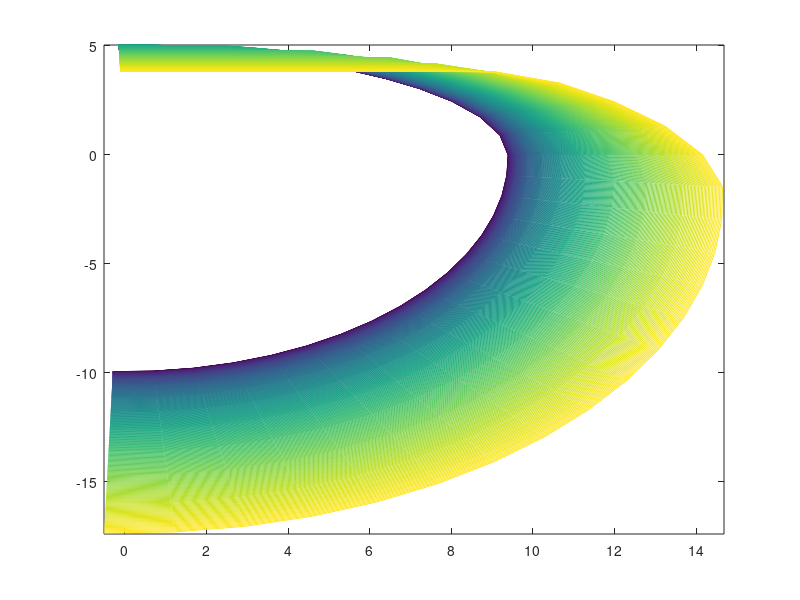

This figure's MATLAB source: (Note: this script raises an error after producing the figure.)
%Loading the GGV Diagram Data
load GGV5_Acc_Brake.mat

figure(1)
[c,h] = contour(X,Y,Z,290);

contourTable = getContourLineCoordinates(c);
[max_lat_Acc,~] = max(abs(contourTable.X));
[max_lon_Acc,~] = max(contourTable.Y);
[min_lon_Acc,~] = min(contourTable.Y);

Cd_front = 0.003228*(v^3) - 0.001536*(v^2) - 0.008723*v + 0.8459
Cd_Rear = 0.0001991*(v^2) - 0.003648*v + 0.7156
Cd_Under = 0.0001333*(v^3) - 0.009029*(v^2) + 0.1875*v - 0.594

Cl_front = -0.02607*(v^2) + 0.07178*v + 3.641
Cl_Rear = 0.00024*(v^2) + 0.00244*v + 3.016
Cl_Under = -1.098*(v^2) + 0.887*v + 3.411

A_front = 1.7731;
A_rear = 1.6717;
A_under = 1.7336;

Cd = ((Cd_front*A_front)+(Cd_Rear*A_rear)+(Cd_Under*A_under))/(A_front + A_rear + A_under);
Cl = ((Cl_front*A_front)+(Cl_Rear*A_rear)+(Cl_Under*A_under))/(A_front + A_rear + A_under);

Cd = (((0.003228*(v^3) - 0.001536*(v^2) - 0.008723*v + 0.8459)*A_front)+((0.0001991*(v^2) - 0.003648*v + 0.7156)*A_rear)+((0.0001333*(v^3) - 0.009029*(v^2) + 0.1875*v - 0.594
)*A_under))/(A_front + A_rear + A_under);
Cl = ((( -0.02607*(v^2) + 0.07178*v + 3.641)*A_front)+((0.00024*(v^2) + 0.00244*v + 3.016)*A_rear)+((-1.098*(v^2) + 0.887*v + 3.411)*A_under))/(A_front + A_rear + A_under);